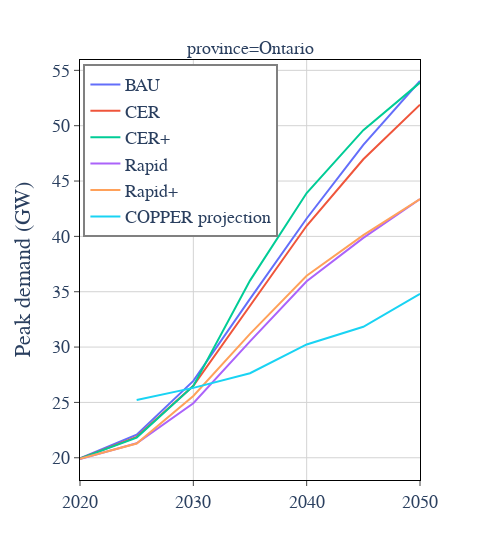

The notebook cell saved with this chart:
### Code cell
peaks_df = pd.concat([scen_peak_demand_df, copper_demand_peaks_long])
peaks_df["value"] /= 1e3
peaks_df["province"] = "Ontario"

peak_fig = sciencify_plotly_fig(px.line(peaks_df, x="pds",y="value",color="scenario", facet_col="province", template="plotly", width=500))
peak_fig.update_layout(
    yaxis_title="Peak demand (GW)",
    xaxis_title=None,
    legend=dict(
        title_text=None,
        x=0.01,
        y=0.99,
        # bgcolor="grey"
        bordercolor="grey",
        borderwidth=2,
    ),
    width=500,
    font_family="cm",
    font_size=18
)
peak_fig.write_image(f"peak_demands_{date_str}.svg")
peak_fig.write_image(f"peak_demands_{date_str}.pdf")
peak_fig

### Figure 1 — Plotly figure (JSON) as saved in the notebook; plotly's stock layout.template omitted (floating-point values rounded to 4 significant figures)
{"data": [{"hovertemplate": "scenario=BAU<br>province=Ontario<br>pds=%{x}<br>value=%{y}<extra></extra>", "legendgroup": "BAU", "line": {"color": "#636efa", "dash": "solid"}, "marker": {"symbol": "circle"}, "mode": "lines", "name": "BAU", "orientation": "v", "showlegend": true, "type": "scatter", "x": [2020, 2025, 2030, 2035, 2040, 2045, 2050], "xaxis": "x", "y": [19.94, 22.08, 26.95, 34.36, 41.62, 48.28, 54.04], "yaxis": "y"}, {"hovertemplate": "scenario=CER<br>province=Ontario<br>pds=%{x}<br>value=%{y}<extra></extra>", "legendgroup": "CER", "line": {"color": "#EF553B", "dash": "solid"}, "marker": {"symbol": "circle"}, "mode": "lines", "name": "CER", "orientation": "v", "showlegend": true, "type": "scatter", "x": [2020, 2025, 2030, 2035, 2040, 2045, 2050], "xaxis": "x", "y": [19.93, 21.89, 26.51, 33.77, 40.96, 46.97, 51.89], "yaxis": "y"}, {"hovertemplate": "scenario=CER+<br>province=Ontario<br>pds=%{x}<br>value=%{y}<extra></extra>", "legendgroup": "CER+", "line": {"color": "#00cc96", "dash": "solid"}, "marker": {"symbol": "circle"}, "mode": "lines", "name": "CER+", "orientation": "v", "showlegend": true, "type": "scatter", "x": [2020, 2025, 2030, 2035, 2040, 2045, 2050], "xaxis": "x", "y": [19.92, 21.82, 26.49, 36.0, 43.92, 49.6, 53.89], "yaxis": "y"}, {"hovertemplate": "scenario=Rapid<br>province=Ontario<br>pds=%{x}<br>value=%{y}<extra></extra>", "legendgroup": "Rapid", "line": {"color": "#ab63fa", "dash": "solid"}, "marker": {"symbol": "circle"}, "mode": "lines", "name": "Rapid", "orientation": "v", "showlegend": true, "type": "scatter", "x": [2020, 2025, 2030, 2035, 2040, 2045, 2050], "xaxis": "x", "y": [19.89, 21.31, 24.93, 30.52, 35.95, 39.87, 43.37], "yaxis": "y"}, {"hovertemplate": "scenario=Rapid+<br>province=Ontario<br>pds=%{x}<br>value=%{y}<extra></extra>", "legendgroup": "Rapid+", "line": {"color": "#FFA15A", "dash": "solid"}, "marker": {"symbol": "circle"}, "mode": "lines", "name": "Rapid+", "orientation": "v", "showlegend": true, "type": "scatter", "x": [2020, 2025, 2030, 2035, 2040, 2045, 2050], "xaxis": "x", "y": [19.91, 21.29, 25.58, 31.19, 36.44, 40.11, 43.38], "yaxis": "y"}, {"hovertemplate": "scenario=COPPER projection<br>province=Ontario<br>pds=%{x}<br>value=%{y}<extra></extra>", "legendgroup": "COPPER projection", "line": {"color": "#19d3f3", "dash": "solid"}, "marker": {"symbol": "circle"}, "mode": "lines", "name": "COPPER projection", "orientation": "v", "showlegend": true, "type": "scatter", "x": [2025, 2030, 2035, 2040, 2045, 2050], "xaxis": "x", "y": [25.22, 26.31, 27.64, 30.24, 31.83, 34.81], "yaxis": "y"}], "layout": {"annotations": [{"font": {}, "showarrow": false, "text": "province=Ontario", "x": 0.5, "xanchor": "center", "xref": "paper", "y": 1, "yanchor": "bottom", "yref": "paper"}], "font": {"family": "cm", "size": 18}, "legend": {"bordercolor": "grey", "borderwidth": 2, "title": {}, "tracegroupgap": 0, "x": 0.01, "y": 0.99}, "margin": {"t": 60}, "plot_bgcolor": "white", "width": 500, "xaxis": {"anchor": "y", "domain": [0, 1], "gridcolor": "lightgrey", "linecolor": "black", "mirror": true, "showline": true, "ticks": "outside", "title": {}}, "yaxis": {"anchor": "x", "domain": [0, 1], "gridcolor": "lightgrey", "linecolor": "black", "mirror": true, "showline": true, "ticks": "outside", "title": {"text": "Peak demand (GW)"}}}}
